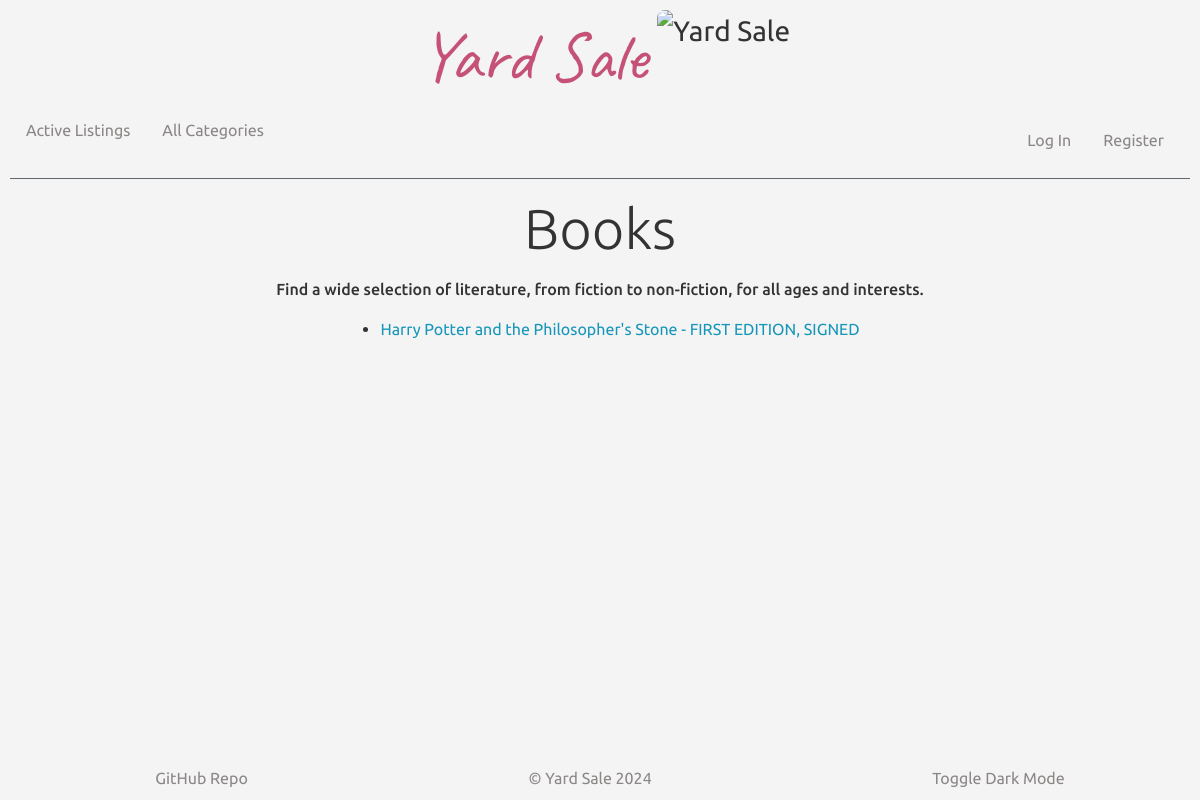
/category/1, run on an earlier commit of the app's database.
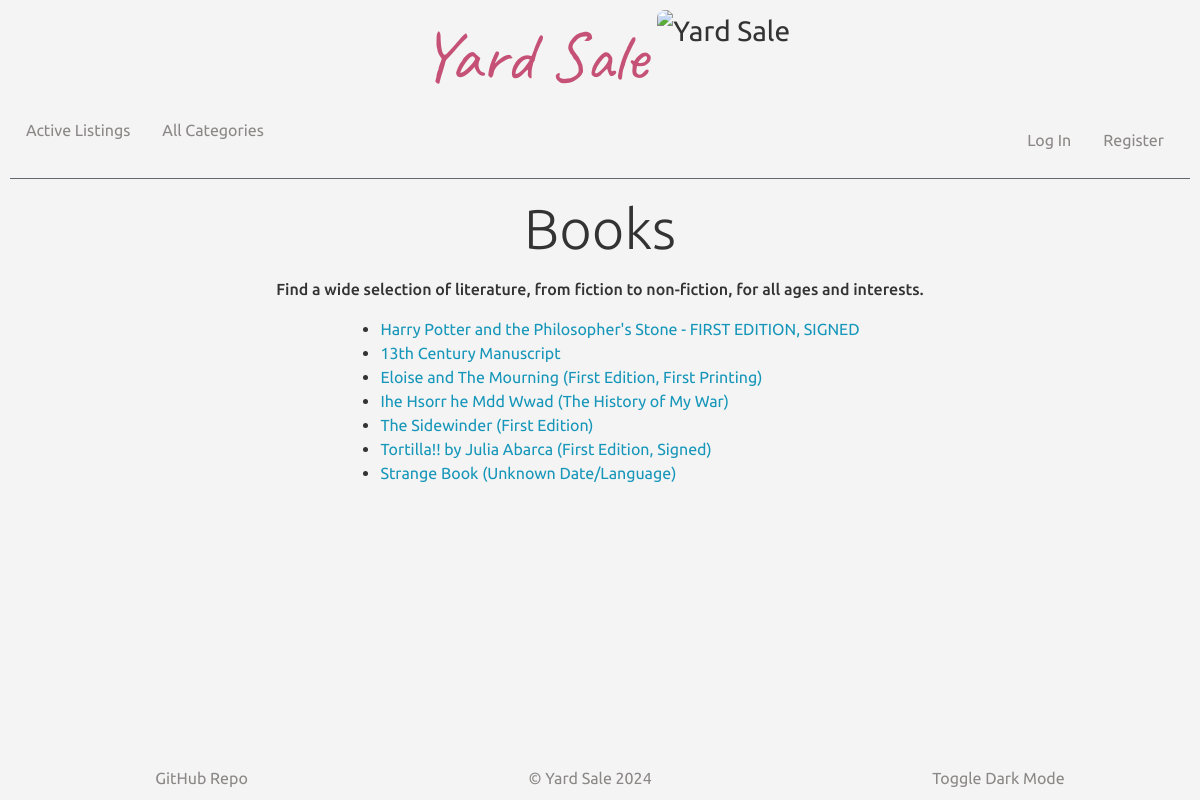
And on a later commit of the database.
### auctions/models.py (models this page shows, shortened)
class Category(models.Model):
    category = models.CharField(max_length=64)
    description = models.TextField(blank=True)
    def __str__(self):
        return f"{self.category}"

class Listing(models.Model):
    active = models.BooleanField(default=True)
    categories = models.ManyToManyField(Category, related_name="listings")
    date = models.DateTimeField(auto_now_add=True)
    description = models.TextField()
    image = models.URLField(blank=True)
    starting_bid = models.DecimalField(max_digits=10, decimal_places=2, default=0.00)
    price = models.DecimalField(max_digits=10, decimal_places=2)
    title = models.CharField(max_length=64)
    user = models.ForeignKey(User, on_delete=models.CASCADE, related_name="listings")

### auctions/views.py (the view)
# urls.py: path('category/<int:category_id>', views.category, name="category"),
def category(request, category_id):
    listings = Listing.objects.filter(categories=category_id)
    category = Category.objects.get(pk=category_id)
    return render(request, "auctions/category.html", {
        "listings": listings,
        "category": category
    })

### auctions/templates/auctions/category.html (shortened to what this page needs)
{% extends "auctions/layout.html" %}  {% block body %}
<div class="category-content">
  <h1>{{ category.category }}</h1>
  <h6>{{ category.description }}</h6>
  <ul>
    {% for listing in listings %}
    <li>
      <a class="title-link" href="{% url 'listing' listing.id %}"
        >{{ listing.title }}</a
      >
    </li>
    {% endfor %}
  </ul>
</div>
{% endblock %}

### auctions/templates/auctions/layout.html (shortened to what this page needs)
{% load static %}
<!DOCTYPE html>
<html lang="en">
    <head>
        <link rel="stylesheet" href="https://stackpath.bootstrapcdn.com/bootstrap/4.4.1/css/bootstrap.min.css">
        <link href="{% static 'auctions/styles.css' %}" rel="stylesheet">
    </head>
    <body class="light-mode">
        <div class="hero">
            <h1 class="yard-sale">Yard Sale</h1>
            <img id="standard-hero" class="visible-hero" src="https://i.imgur.com/je1SZ7K.png" alt="Yard Sale" style="height:100px">
        </div>
        <div class="nav-container">
            <ul class="nav">
                {% if user.is_authenticated %}
                    {% block navbar %}{% endblock %}
                {% else %}
                    <li class="nav-item">
                        <a class="nav-link" href="{% url 'index' %}">Active Listings</a>
                    </li>
                    <li class="nav-item">
                        <a class="nav-link" href="{% url 'categories' %}">All Categories</a>
                    </li>
                {% endif %}
            </ul>
            <div class="user-status">
                {% if user.is_authenticated %}
                <a class="logout-link" href="{% url 'logout' %}">Log Out&nbsp;&nbsp;&nbsp;&nbsp;</a>
                    <span class="signed-in-as">Signed in as <strong>{{ user.username }}</strong></span>
                {% else %}
                    <ul class="nav">
                        <li class="nav-item">
                            <a class="nav-link" href="{% url 'login' %}">Log In</a>
                        </li>
                        <li class="nav-item">
                            <a class="nav-link" href="{% url 'register' %}">Register</a>
                        </li>
                    </ul>
                {% endif %}
            </div>
        </div>
        <hr class="divider">
        {% block body %}
        {% endblock %}
        <footer>
            <ul class="footer-links">
                <li>
                    <a class="footer-link" href="https://github.com/MyPetLobster/commerce">GitHub Repo</a>
                </li>
                <li>
                    <a class="footer-link" href="{% url 'index' %}">&copy; Yard Sale 2024</a>
                </li>
                <li>
                    <a id="theme-mode-toggle" class="footer-link" href="#">Toggle Dark Mode</a>
                </li>
            </ul>
        </footer>
    </body>
</html>

### auctions/static/auctions/styles.css (style rules this page uses)
.light-mode { background-color: #f4f4f4; color: #333; }
.yard-sale { padding: 0; font-family: "Caveat", cursive; font-size: 2.5em; color: #c55176; }
img { border-radius: 8px; }
h1, h2, h3 { font-weight: 300; text-align: center; }
h1 { font-size: 3.5em; }
body { position: relative; min-height: 100vh; padding: 10px; font-family: "Ubuntu", sans-serif; max-width: 100vw; overflow-x: hidden; }
hr { background-color: #6c757d; display: block; clear: both; margin-top: 8px; }
.nav-link, .logout-link, .footer-link { color: #8c8787; transition: 0.15s; }
.hero { display: flex; flex-direction: row; justify-content: center; gap: 10px; font-size: 1.75em; justify-content: center; align-items: center; padding-left: 10px; }
.visible-hero { display: block; }
.nav-container { display: flex; flex-direction: row; justify-content: center; gap: 10px; justify-content: space-between; padding: 0px; margin: 0; }
.user-status { display: flex; flex-direction: row; justify-content: center; gap: 10px; justify-content: flex-end; gap: 10px; padding: 10px; }
footer { position: absolute; bottom: 0; }
footer ul { display: flex; flex-direction: row; justify-content: center; gap: 10px; width: 100vw; justify-content: space-around; padding: 10px; margin-bottom: 0; }
footer li { list-style-type: none; }
a { color: #1696b9; transition: 0.15s; }
.category-content { display: flex; flex-direction: column; align-items: center; gap: 10px; }

What changed in the data, as far as the page shows it:
added Listing: title "13th Century Manuscript"
added Listing: title "Eloise and The Mourning (First Edition, First Printing)"
added Listing: title "Ihe Hsorr he Mdd Wwad (The History of My War)"
added Listing: title "The Sidewinder (First Edition)"
added Listing: title "Tortilla!! by Julia Abarca (First Edition, Signed)"
added Listing: title "Strange Book (Unknown Date/Language)"
